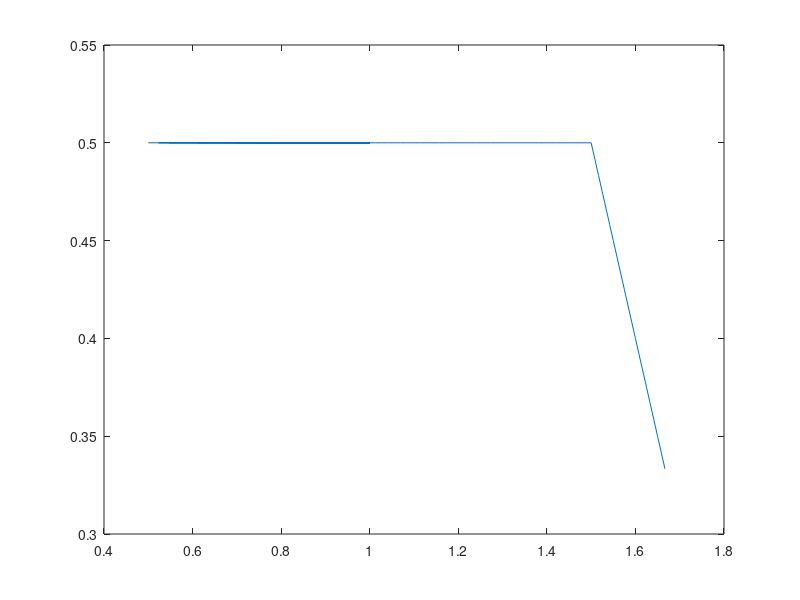

Here is the MATLAB script that generated this plot:
% min (3X_1^2 + 2X_2^2 - X_1*X_2, 2X_1 - X_2)
% -2X_1 + X_2 - 2 <= 0
% Q1 e Q2 sono le hessiane delle obj. function
% c1 e c2 sono i coefficienti della parte lineare di ogni obj. fuction
clc, clear

Q1 = [4 0; 0 2];
Q2 = [2 0; 0 4];
c1 = [-2; -1];
c2 = [-4; -2];

A = [-1 0; 0 -1; 1 1];
b = [-1 0 2];

% solve the scalarized problem with 0 ≤ alfa1 ≤ 1
MINIMA=[ ]; % First column: value of alfa1
LAMBDA=[ ]; % First column: value of alfa1
for alfa1 = 0 : 0.01 : 1
    [x, fval, exitflag, output, lambda] = quadprog(alfa1*Q1+(1-alfa1)*Q2,alfa1*c1+(1-alfa1)*c2,A,b);
    MINIMA = [MINIMA; alfa1, x'];
    LAMBDA = [LAMBDA;alfa1, lambda.ineqlin'];
end

disp("alfa - lambda");
disp(LAMBDA);
disp("alfa - soluzioni");
disp(MINIMA);

plot(MINIMA(:,2),MINIMA(:,3));